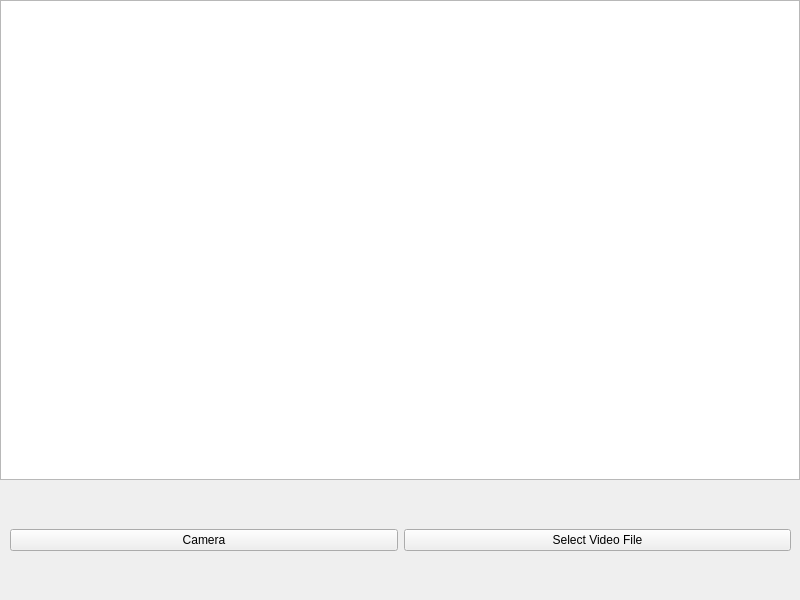
<?xml version="1.0" encoding="UTF-8"?>
<ui version="4.0">
 <class>MainWindow</class>
 <widget class="QMainWindow" name="MainWindow">
  <property name="geometry">
   <rect>
    <x>0</x>
    <y>0</y>
    <width>800</width>
    <height>600</height>
   </rect>
  </property>
  <property name="sizePolicy">
   <sizepolicy hsizetype="Fixed" vsizetype="Fixed">
    <horstretch>0</horstretch>
    <verstretch>0</verstretch>
   </sizepolicy>
  </property>
  <property name="windowTitle">
   <string>MainWindow</string>
  </property>
  <widget class="QWidget" name="centralwidget">
   <property name="sizePolicy">
    <sizepolicy hsizetype="Fixed" vsizetype="Fixed">
     <horstretch>0</horstretch>
     <verstretch>0</verstretch>
    </sizepolicy>
   </property>
   <widget class="QTextBrowser" name="textArea">
    <property name="geometry">
     <rect>
      <x>0</x>
      <y>0</y>
      <width>800</width>
      <height>480</height>
     </rect>
    </property>
    <property name="sizePolicy">
     <sizepolicy hsizetype="Fixed" vsizetype="Fixed">
      <horstretch>0</horstretch>
      <verstretch>0</verstretch>
     </sizepolicy>
    </property>
   </widget>
   <widget class="QWidget" name="horizontalLayoutWidget">
    <property name="geometry">
     <rect>
      <x>10</x>
      <y>500</y>
      <width>781</width>
      <height>80</height>
     </rect>
    </property>
    <layout class="QHBoxLayout" name="horizontalLayout">
     <item>
      <widget class="QPushButton" name="cameraButton">
       <property name="text">
        <string>Camera</string>
       </property>
      </widget>
     </item>
     <item>
      <widget class="QPushButton" name="videoButton">
       <property name="text">
        <string>Select Video File</string>
       </property>
      </widget>
     </item>
    </layout>
   </widget>
  </widget>
 </widget>
 <resources/>
 <connections/>
</ui>
